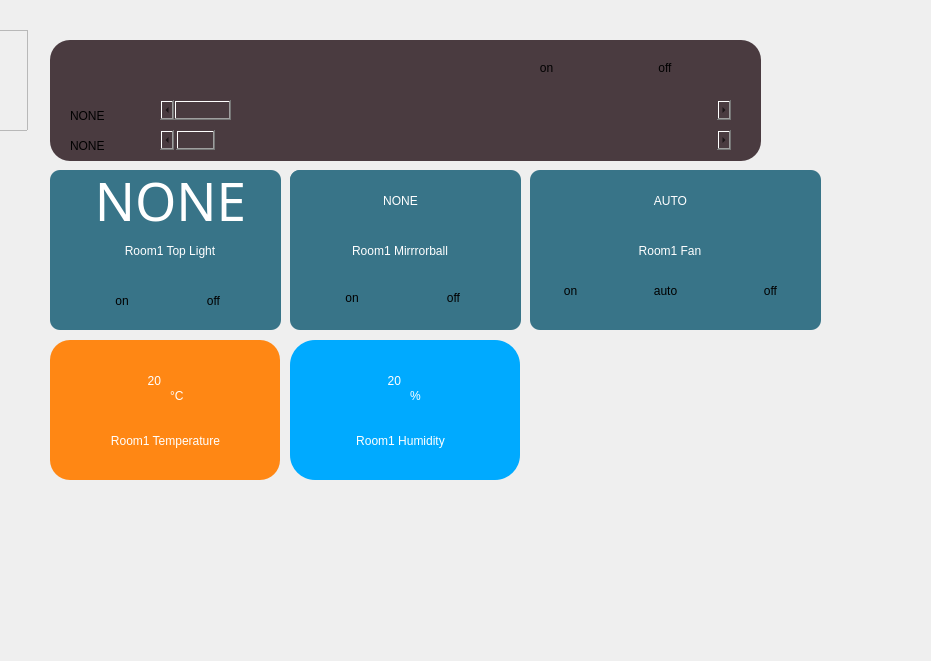
  <widget class="QFrame" name="frame_room1">
   <property name="geometry">
    <rect>
     <x>150</x>
     <y>60</y>
     <width>931</width>
     <height>661</height>
    </rect>
   </property>
   <property name="styleSheet">
    <string notr="true"/>
   </property>
   <property name="frameShape">
    <enum>QFrame::NoFrame</enum>
   </property>
   <property name="frameShadow">
    <enum>QFrame::Raised</enum>
   </property>
   <widget class="QFrame" name="frame_4">
    <property name="geometry">
     <rect>
      <x>-13</x>
      <y>30</y>
      <width>41</width>
      <height>101</height>
     </rect>
    </property>
    <property name="styleSheet">
     <string notr="true">image: url(:/icon/icon/body.png);</string>
    </property>
    <property name="frameShape">
     <enum>QFrame::StyledPanel</enum>
    </property>
    <property name="frameShadow">
     <enum>QFrame::Raised</enum>
    </property>
   </widget>
   <widget class="QFrame" name="frame_11">
    <property name="geometry">
     <rect>
      <x>50</x>
      <y>340</y>
      <width>230</width>
      <height>140</height>
     </rect>
    </property>
    <property name="styleSheet">
     <string notr="true">background-color: rgb(255, 135, 20);
    border-radius: 20;</string>
    </property>
    <property name="frameShape">
     <enum>QFrame::StyledPanel</enum>
    </property>
    <property name="frameShadow">
     <enum>QFrame::Raised</enum>
    </property>
    <widget class="QLabel" name="lcdNumber_room1_temp">
     <property name="geometry">
      <rect>
       <x>10</x>
       <y>10</y>
       <width>101</width>
       <height>61</height>
      </rect>
     </property>
     <property name="styleSheet">
      <string notr="true">color: rgb(255, 255, 255);
font: 63 50pt &quot;Yu Gothic UI Semibold&quot;;</string>
     </property>
     <property name="text">
      <string>20</string>
     </property>
     <property name="alignment">
      <set>Qt::AlignRight|Qt::AlignTrailing|Qt::AlignVCenter</set>
     </property>
    </widget>
    <widget class="QLabel" name="label_37">
     <property name="geometry">
      <rect>
       <x>30</x>
       <y>90</y>
       <width>171</width>
       <height>21</height>
      </rect>
     </property>
     <property name="styleSheet">
      <string notr="true">color: rgb(255, 255, 255);
font: 75 12pt &quot;Century Gothic&quot;;</string>
     </property>
     <property name="text">
      <string>Room1 Temperature</string>
     </property>
     <property name="alignment">
      <set>Qt::AlignCenter</set>
     </property>
    </widget>
    <widget class="QLabel" name="label_38">
     <property name="geometry">
      <rect>
       <x>120</x>
       <y>40</y>
       <width>41</width>
       <height>31</height>
      </rect>
     </property>
     <property name="styleSheet">
      <string notr="true">color: rgb(255, 255, 255);
font: 63 16pt &quot;Yu Gothic UI Semibold&quot;;</string>
     </property>
     <property name="text">
      <string>°C</string>
     </property>
    </widget>
   </widget>
   <widget class="QFrame" name="frame_12">
    <property name="geometry">
     <rect>
      <x>290</x>
      <y>340</y>
      <width>230</width>
      <height>140</height>
     </rect>
    </property>
    <property name="styleSheet">
     <string notr="true">
background-color: rgb(0, 170, 255);
    border-radius: 25;</string>
    </property>
    <property name="frameShape">
     <enum>QFrame::StyledPanel</enum>
    </property>
    <property name="frameShadow">
     <enum>QFrame::Raised</enum>
    </property>
    <widget class="QLabel" name="lcdNumber_room1_humi">
     <property name="geometry">
      <rect>
       <x>10</x>
       <y>10</y>
       <width>101</width>
       <height>61</height>
      </rect>
     </property>
     <property name="styleSheet">
      <string notr="true">color: rgb(255, 255, 255);
font: 63 50pt &quot;Yu Gothic UI Semibold&quot;;</string>
     </property>
     <property name="text">
      <string>20</string>
     </property>
     <property name="alignment">
      <set>Qt::AlignRight|Qt::AlignTrailing|Qt::AlignVCenter</set>
     </property>
    </widget>
    <widget class="QLabel" name="label_41">
     <property name="geometry">
      <rect>
       <x>40</x>
       <y>90</y>
       <width>141</width>
       <height>21</height>
      </rect>
     </property>
     <property name="styleSheet">
      <string notr="true">color: rgb(255, 255, 255);
font: 75 12pt &quot;Century Gothic&quot;;</string>
     </property>
     <property name="text">
      <string>Room1 Humidity</string>
     </property>
     <property name="alignment">
      <set>Qt::AlignCenter</set>
     </property>
    </widget>
    <widget class="QLabel" name="label_42">
     <property name="geometry">
      <rect>
       <x>120</x>
       <y>40</y>
       <width>31</width>
       <height>31</height>
      </rect>
     </property>
     <property name="styleSheet">
      <string notr="true">color: rgb(255, 255, 255);
font: 63 16pt &quot;Yu Gothic UI Semibold&quot;;</string>
     </property>
     <property name="text">
      <string>%</string>
     </property>
    </widget>
   </widget>
   <widget class="QFrame" name="frame_14">
    <property name="geometry">
     <rect>
      <x>50</x>
      <y>170</y>
      <width>231</width>
      <height>160</height>
     </rect>
    </property>
    <property name="styleSheet">
     <string notr="true">background-color: rgb(56, 116, 136);
    border-radius: 10;</string>
    </property>
    <property name="frameShape">
     <enum>QFrame::StyledPanel</enum>
    </property>
    <property name="frameShadow">
     <enum>QFrame::Raised</enum>
    </property>
    <widget class="QLabel" name="lcdNumber_room1_light">
     <property name="geometry">
      <rect>
       <x>20</x>
       <y>0</y>
       <width>201</width>
       <height>61</height>
      </rect>
     </property>
     <property name="font">
      <font>
       <family>Yu Gothic UI Semibold</family>
       <pointsize>40</pointsize>
       <weight>7</weight>
       <italic>false</italic>
       <bold>false</bold>
      </font>
     </property>
     <property name="styleSheet">
      <string notr="true">color: rgb(255, 255, 255);
font: 63 40pt &quot;Yu Gothic UI Semibold&quot;;</string>
     </property>
     <property name="text">
      <string>NONE</string>
     </property>
     <property name="alignment">
      <set>Qt::AlignCenter</set>
     </property>
    </widget>
    <widget class="QLabel" name="label_45">
     <property name="geometry">
      <rect>
       <x>30</x>
       <y>70</y>
       <width>180</width>
       <height>21</height>
      </rect>
     </property>
     <property name="styleSheet">
      <string notr="true">color: rgb(255, 255, 255);
font: 75 12pt &quot;Century Gothic&quot;;</string>
     </property>
     <property name="text">
      <string>Room1 Top Light</string>
     </property>
     <property name="alignment">
      <set>Qt::AlignCenter</set>
     </property>
    </widget>
    <widget class="QPushButton" name="pushButton_room1_light_on">
     <property name="geometry">
      <rect>
       <x>40</x>
       <y>110</y>
       <width>64</width>
       <height>41</height>
      </rect>
     </property>
     <property name="styleSheet">
      <string notr="true">font: 20pt &quot;WebHostingHub-Glyphs&quot;;</string>
     </property>
     <property name="text">
      <string>on</string>
     </property>
    </widget>
    <widget class="QPushButton" name="pushButton_room1_light_off">
     <property name="geometry">
      <rect>
       <x>120</x>
       <y>110</y>
       <width>87</width>
       <height>41</height>
      </rect>
     </property>
     <property name="styleSheet">
      <string notr="true">font: 20pt &quot;WebHostingHub-Glyphs&quot;;</string>
     </property>
     <property name="text">
      <string>off</string>
     </property>
    </widget>
   </widget>
   <widget class="QFrame" name="frame_15">
    <property name="geometry">
     <rect>
      <x>290</x>
      <y>170</y>
      <width>231</width>
      <height>160</height>
     </rect>
    </property>
    <property name="styleSheet">
     <string notr="true">background-color: rgb(56, 116, 136);
    border-radius: 10;</string>
    </property>
    <property name="frameShape">
     <enum>QFrame::StyledPanel</enum>
    </property>
    <property name="frameShadow">
     <enum>QFrame::Raised</enum>
    </property>
    <widget class="QLabel" name="lcdNumber_room1_psyche">
     <property name="geometry">
      <rect>
       <x>0</x>
       <y>0</y>
       <width>221</width>
       <height>61</height>
      </rect>
     </property>
     <property name="styleSheet">
      <string notr="true">color: rgb(255, 255, 255);
font: 63 40pt &quot;Yu Gothic UI Semibold&quot;;</string>
     </property>
     <property name="text">
      <string>NONE</string>
     </property>
     <property name="alignment">
      <set>Qt::AlignCenter</set>
     </property>
    </widget>
    <widget class="QLabel" name="label_46">
     <property name="geometry">
      <rect>
       <x>20</x>
       <y>70</y>
       <width>180</width>
       <height>21</height>
      </rect>
     </property>
     <property name="styleSheet">
      <string notr="true">color: rgb(255, 255, 255);
font: 75 12pt &quot;Century Gothic&quot;;</string>
     </property>
     <property name="text">
      <string>Room1 Mirrrorball</string>
     </property>
     <property name="alignment">
      <set>Qt::AlignCenter</set>
     </property>
    </widget>
    <widget class="QPushButton" name="pushButton_room1_psyche_on">
     <property name="geometry">
      <rect>
       <x>30</x>
       <y>110</y>
       <width>64</width>
       <height>35</height>
      </rect>
     </property>
     <property name="styleSheet">
      <string notr="true">font: 20pt &quot;WebHostingHub-Glyphs&quot;;</string>
     </property>
     <property name="text">
      <string>on</string>
     </property>
    </widget>
    <widget class="QPushButton" name="pushButton_room1_psyche_off">
     <property name="geometry">
      <rect>
       <x>120</x>
       <y>110</y>
       <width>87</width>
       <height>35</height>
      </rect>
     </property>
     <property name="styleSheet">
      <string notr="true">font: 20pt &quot;WebHostingHub-Glyphs&quot;;</string>
     </property>
     <property name="text">
      <string>off</string>
     </property>
    </widget>
   </widget>
   <widget class="QFrame" name="frame_18">
    <property name="geometry">
     <rect>
      <x>530</x>
      <y>170</y>
      <width>291</width>
      <height>160</height>
     </rect>
    </property>
    <property name="styleSheet">
     <string notr="true">background-color: rgb(56, 116, 136);
    border-radius: 10;</string>
    </property>
    <property name="frameShape">
     <enum>QFrame::StyledPanel</enum>
    </property>
    <property name="frameShadow">
     <enum>QFrame::Raised</enum>
    </property>
    <widget class="QLabel" name="lcdNumber_room1_Fan_123">
     <property name="geometry">
      <rect>
       <x>40</x>
       <y>0</y>
       <width>201</width>
       <height>61</height>
      </rect>
     </property>
     <property name="styleSheet">
      <string notr="true">color: rgb(255, 255, 255);
font: 63 40pt &quot;Yu Gothic UI Semibold&quot;;</string>
     </property>
     <property name="text">
      <string>AUTO</string>
     </property>
     <property name="alignment">
      <set>Qt::AlignCenter</set>
     </property>
    </widget>
    <widget class="QLabel" name="label_48">
     <property name="geometry">
      <rect>
       <x>50</x>
       <y>70</y>
       <width>180</width>
       <height>21</height>
      </rect>
     </property>
     <property name="styleSheet">
      <string notr="true">color: rgb(255, 255, 255);
font: 75 12pt &quot;Century Gothic&quot;;</string>
     </property>
     <property name="text">
      <string>Room1 Fan</string>
     </property>
     <property name="alignment">
      <set>Qt::AlignCenter</set>
     </property>
    </widget>
    <widget class="QPushButton" name="pushButton_room1_fan123_auto">
     <property name="geometry">
      <rect>
       <x>80</x>
       <y>100</y>
       <width>111</width>
       <height>41</height>
      </rect>
     </property>
     <property name="styleSheet">
      <string notr="true">font: 17pt &quot;WebHostingHub-Glyphs&quot;;</string>
     </property>
     <property name="text">
      <string>auto</string>
     </property>
    </widget>
    <widget class="QPushButton" name="pushButton_room1_fan123_on">
     <property name="geometry">
      <rect>
       <x>10</x>
       <y>100</y>
       <width>61</width>
       <height>41</height>
      </rect>
     </property>
     <property name="styleSheet">
      <string notr="true">font: 17pt &quot;WebHostingHub-Glyphs&quot;;</string>
     </property>
     <property name="text">
      <string>on</string>
     </property>
    </widget>
    <widget class="QPushButton" name="pushButton_room1_fan123_off">
     <property name="geometry">
      <rect>
       <x>200</x>
       <y>100</y>
       <width>81</width>
       <height>41</height>
      </rect>
     </property>
     <property name="styleSheet">
      <string notr="true">font: 17pt &quot;WebHostingHub-Glyphs&quot;;</string>
     </property>
     <property name="text">
      <string>off</string>
     </property>
    </widget>
   </widget>
   <widget class="QFrame" name="frame_37">
    <property name="geometry">
     <rect>
      <x>50</x>
      <y>40</y>
      <width>711</width>
      <height>121</height>
     </rect>
    </property>
    <property name="styleSheet">
     <string notr="true">background-color: rgb(74, 59, 64);
    border-radius: 20;</string>
    </property>
    <property name="frameShape">
     <enum>QFrame::StyledPanel</enum>
    </property>
    <property name="frameShadow">
     <enum>QFrame::Raised</enum>
    </property>
    <widget class="QScrollBar" name="horizontalScrollBar_brightness">
     <property name="geometry">
      <rect>
       <x>110</x>
       <y>90</y>
       <width>571</width>
       <height>20</height>
      </rect>
     </property>
     <property name="minimum">
      <number>0</number>
     </property>
     <property name="maximum">
      <number>254</number>
     </property>
     <property name="singleStep">
      <number>1</number>
     </property>
     <property name="pageStep">
      <number>20</number>
     </property>
     <property name="value">
      <number>1</number>
     </property>
     <property name="orientation">
      <enum>Qt::Horizontal</enum>
     </property>
    </widget>
    <widget class="QScrollBar" name="horizontalScrollBar_light_num">
     <property name="geometry">
      <rect>
       <x>110</x>
       <y>60</y>
       <width>571</width>
       <height>20</height>
      </rect>
     </property>
     <property name="maximum">
      <number>254</number>
     </property>
     <property name="pageStep">
      <number>30</number>
     </property>
     <property name="tracking">
      <bool>true</bool>
     </property>
     <property name="orientation">
      <enum>Qt::Horizontal</enum>
     </property>
    </widget>
    <widget class="QLabel" name="label_light_num">
     <property name="geometry">
      <rect>
       <x>20</x>
       <y>70</y>
       <width>56</width>
       <height>12</height>
      </rect>
     </property>
     <property name="text">
      <string>NONE</string>
     </property>
    </widget>
    <widget class="QLabel" name="label_light_brightness">
     <property name="geometry">
      <rect>
       <x>20</x>
       <y>100</y>
       <width>56</width>
       <height>12</height>
      </rect>
     </property>
     <property name="text">
      <string>NONE</string>
     </property>
    </widget>
    <widget class="QWidget" name="layoutWidget">
     <property name="geometry">
      <rect>
       <x>440</x>
       <y>10</y>
       <width>231</width>
       <height>37</height>
      </rect>
     </property>
     <layout class="QHBoxLayout" name="horizontalLayout">
      <item>
       <widget class="QPushButton" name="pushButton_room1_hue_on">
        <property name="styleSheet">
         <string notr="true">font: 20pt &quot;WebHostingHub-Glyphs&quot;;</string>
        </property>
        <property name="text">
         <string>on</string>
        </property>
        <property name="flat">
         <bool>false</bool>
        </property>
       </widget>
      </item>
      <item>
       <widget class="QPushButton" name="pushButton_room1_hue_off">
        <property name="styleSheet">
         <string notr="true">font: 20pt &quot;WebHostingHub-Glyphs&quot;;</string>
        </property>
        <property name="text">
         <string>off</string>
        </property>
       </widget>
      </item>
     </layout>
    </widget>
   </widget>
  </widget>
